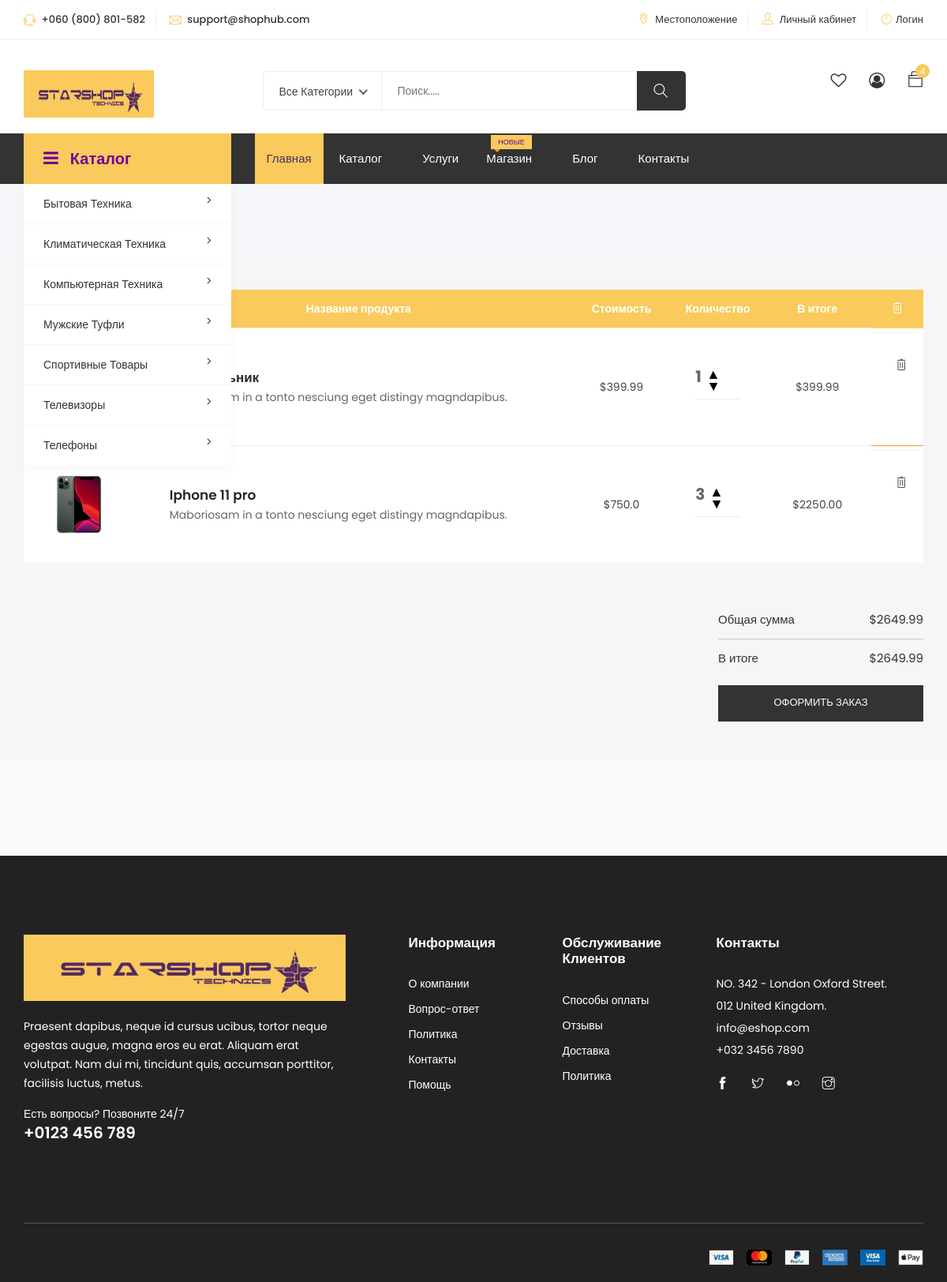
The app's page /cart/ (signed in) with its own data.
### store/models.py (models this page shows, shortened)
class OrderItem(models.Model):
	product = models.ForeignKey(Product, on_delete=models.SET_NULL, null=True, verbose_name="Название товара")
	order = models.ForeignKey(Order, on_delete=models.SET_NULL, null=True,verbose_name="ID заказа")
	quantity = models.IntegerField(default=0, null=True, blank=True, verbose_name="Количество")
	date_added = models.DateTimeField(auto_now_add=True, verbose_name="Дата")
	class Meta:
		verbose_name = 'Заказанные товары'
		verbose_name_plural = "Заказанные товары"
	@property
	def get_total(self):
		total = self.product.price * self.quantity
		return total

class Product(models.Model):
	name = models.CharField(max_length=200, verbose_name="Название продукта")
	category = models.CharField(max_length=300, choices=TOTAL, verbose_name="Категория")
	subcategory = models.CharField(max_length=300, choices=SUBPRODUCT)
	price = models.FloatField(verbose_name="Цена")
	description = models.TextField(max_length=5000,blank=True, verbose_name="Описание:")
	image = models.ImageField(null=True, blank=True, verbose_name="Изображение")
	novinki = models.BooleanField(default=False, verbose_name="Новинки")
	popularnye = models.BooleanField(default=False, verbose_name="Популарные")
	class Meta:
		verbose_name = 'Продукты'
		verbose_name_plural = "Продукты"
	@property
	def imageURL(self):
		try:
			url = self.image.url
		except:
			url = ''
		return url

class Order(models.Model):
	customer = models.ForeignKey(Customer, on_delete=models.SET_NULL, null=True, blank=True, verbose_name="Клиент")
	tel = models.CharField(max_length=200, null=True, verbose_name="Номер телефона")
	address = models.CharField(max_length=200, null=False, verbose_name="Адрес")
	city = models.CharField(max_length=200, null=False, verbose_name="Город")
	state = models.CharField(max_length=200, null=False, verbose_name="Область")
	date_ordered = models.DateTimeField(auto_now_add=True, verbose_name="Дата")
	complete = models.BooleanField(default=False, verbose_name="Доставлено")
	transaction_id = models.CharField(max_length=100, null=True)
	class Meta:
		verbose_name = 'Заказы'
		verbose_name_plural = "Заказы"
	@property
	def get_cart_total(self):
		orderitems = self.orderitem_set.all()
		total = sum([item.get_total for item in orderitems])
		return total
	@property
	def get_cart_items(self):
		orderitems = self.orderitem_set.all()
		total = sum([item.quantity for item in orderitems])
		return total

### store/views.py (the view)
# urls.py: path('cart/', views.cart, name="cart"),
def cart(request):
	data = cartData(request)
	cartItems = data['cartItems']
	order = data['order']
	items = data['items']
	context = {'items' : items, 'order' : order, 'cartItems' : cartItems}
	return render(request, 'store/cart.html', context)

### store/utils.py (called while the page is built)
def cartData(request):
	if request.user.is_authenticated:
		customer = request.user.customer
		order, created = Order.objects.get_or_create(customer=customer, complete=False)
		items = order.orderitem_set.all()
		cartItems = order.get_cart_items
	else:
		cookieData = cookieCart(request)
		cartItems = cookieData['cartItems']
		order = cookieData['order']
		items = cookieData['items']
	return {'cartItems':cartItems ,'order':order, 'items':items}

### store/templates/store/cart.html (shortened to what this page needs)
{% extends 'store/main.html' %}
{% load static %}
{% block content %}
	<div class="breadcrumbs">
		<div class="container">
			<div class="row">
				<div class="col-12">
					<div class="bread-inner">
						<ul class="bread-list">
							<li><a href="{% url 'store' %}">Главная</a></li>
							<li class="active"><a href="{% url 'cart' %}">Корзина</a></li>
						</ul>
					</div>
				</div>
			</div>
		</div>
	</div>
	<div class="shopping-cart section">
		<div class="container">
			<div class="row">
				<div class="col-12">
					<table class="table shopping-summery">
						<thead>
							<tr class="main-hading">
								<th>Продукт</th>
								<th>Название продукта</th>
								<th class="text-center">Стоимость</th>
								<th class="text-center">Количество</th>
								<th class="text-center">В итоге</th>
								<th class="text-center"><i class="ti-trash remove-icon"></i></th>
							</tr>
						</thead>
						<tbody>
							{% for item in items %}
							<tr>
								<td class="image" data-title="No"><img src="{{item.product.imageURL}}" alt="#"></td>
								<td class="product-des" data-title="Description">
									<p class="product-name"><a href="#">{{item.product.name}}</a></p>
									<p class="product-des">Maboriosam in a tonto nesciung eget  distingy magndapibus.</p>
								</td>
								<td class="price" data-title="Price"><span>${{item.product.price}} </span></td>
								<td class="qty" data-title="Qty">
								<div style="flex:1" class="cart-row">
									<p class="quantity" style="font-size: 20px;">{{item.quantity}}</p>
									<div class="quantity">
									<img style="width:10px;height:10px;" data-product="{{item.product.id}}" data-action="add" class="chg-quantity update-cart" src="{% static  'images/arrow-up.png' %}">
									<img style="width:10px;height:10px;" data-product="{{item.product.id}}" data-action="remove" class="chg-quantity update-cart" src="{% static  'images/arrow-down.png' %}">
									</div>
								</div>
								</td>
								<td class="total-amount" data-title="Total"><span>${{item.get_total|floatformat:2}}</span></td>
								<td class="action chg-quantity update-cart"  data-title="Remove" data-product="{{item.product.id}}" data-action="delete"><a href="/update-cart"><i class="ti-trash remove-icon"></i></a></td>
							</tr>
							{% endfor %}
						</tbody>
					</table>
				</div>
			</div>
			<div class="row">
				<div class="col-12">
					<div class="total-amount">
						<div class="row">
							<div class="col-lg-8 col-md-5 col-12">
							</div>
							<div class="col-lg-4 col-md-7 col-12">
								<div class="right">
									<ul>
										<li>Общая сумма<span>${{order.get_cart_total}}</span></li>
										<li class="last">В итоге<span>${{order.get_cart_total}}</span></li>
									</ul>
									<div class="button5">
										<a href="{% url 'checkout' %}" class="btn">Оформить заказ</a>
									</div>
								</div>
							</div>
						</div>
					</div>
				</div>
			</div>
		</div>
	</div>
{% endblock content %}

### store/templates/store/cart.html (style rules this page uses)
body { background-color: hsl(0, 0%, 98%); }
.col-lg-4, .col-lg-6, .col-lg-8, .col-lg-12 { margin-top: 10px; }
.btn { border-radius: 0; }
.cart-row { display: flex; align-items: flex-stretch; padding-bottom: 10px; margin-bottom: 10px; border-bottom: 1px solid #ececec; }
.quantity { display: inline-block; font-weight: 700; padding-right:10px; }
.chg-quantity { width: 12px; cursor: pointer; display: block; margin-top: 5px; transition:.1s; }

### records on screen
OrderItem: product.price "399.99", quantity "1", get_total "399.99"
OrderItem: product.imageURL (picture), product.name "Iphone 11 pro", product.price "750.0", quantity "3", get_total "2250.00"
Order: get_cart_total "2649.99"

### other values on screen
{{ cartItems }} "4"
